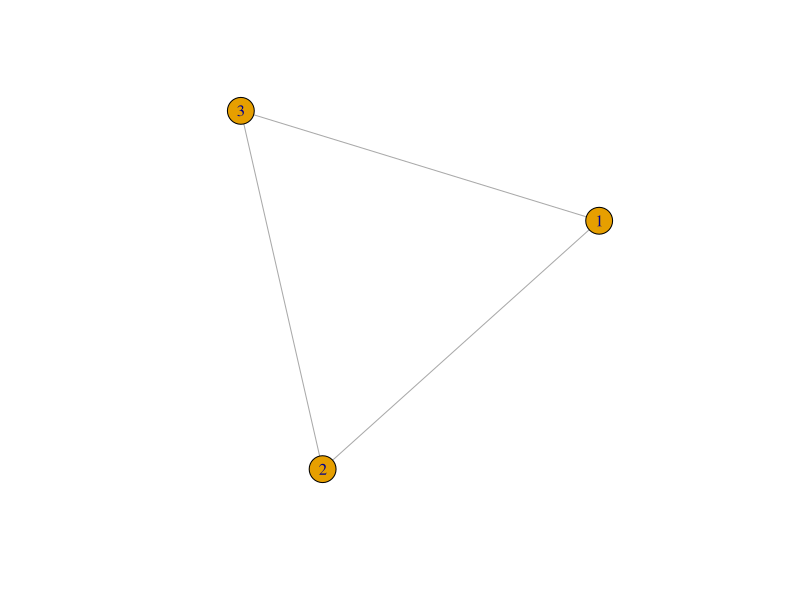
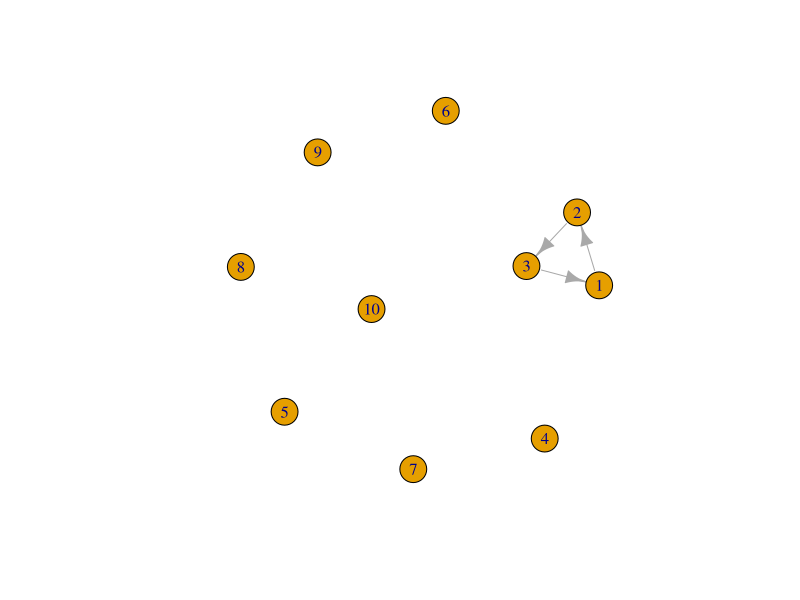
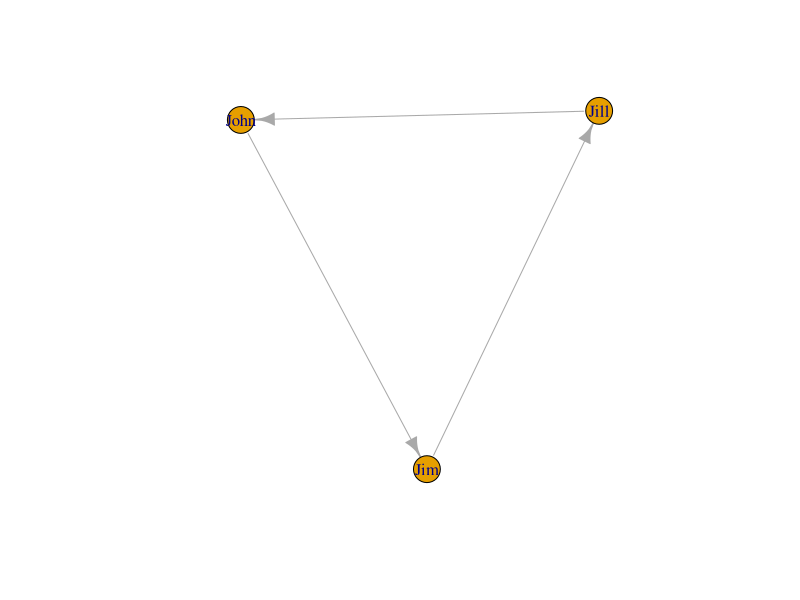
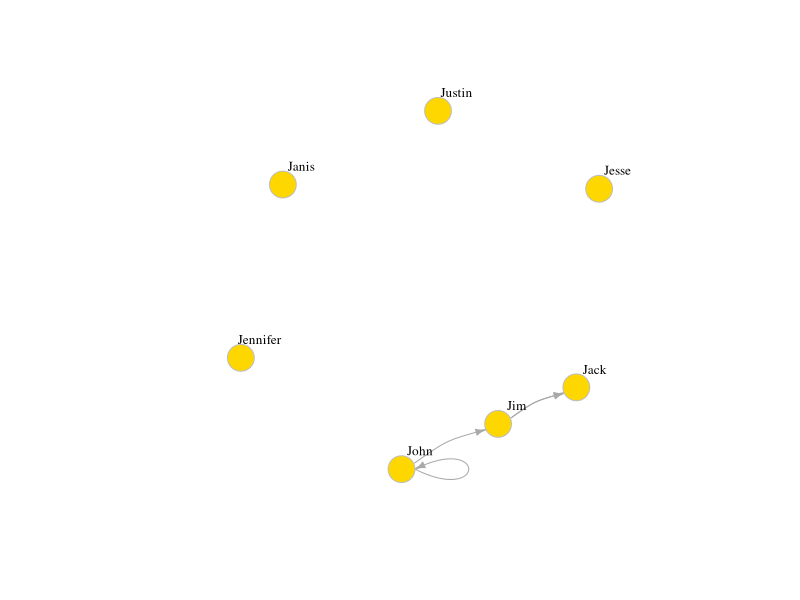
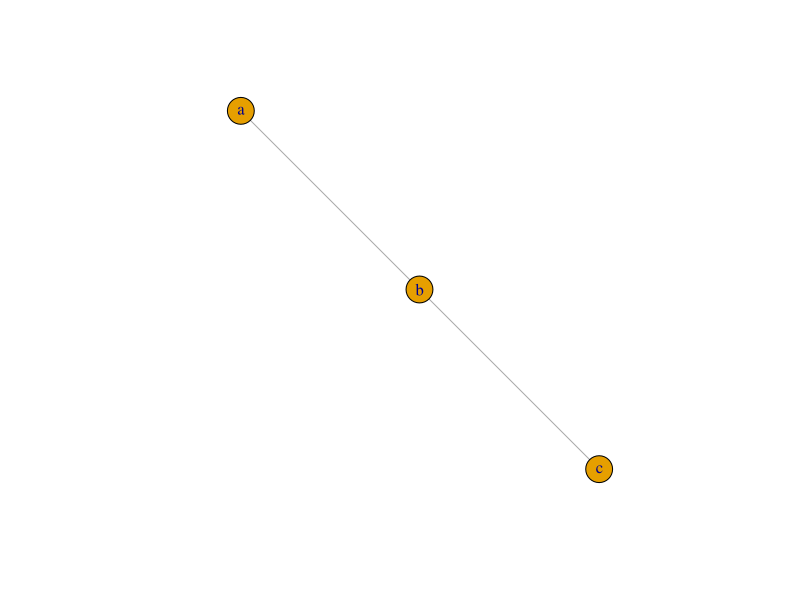
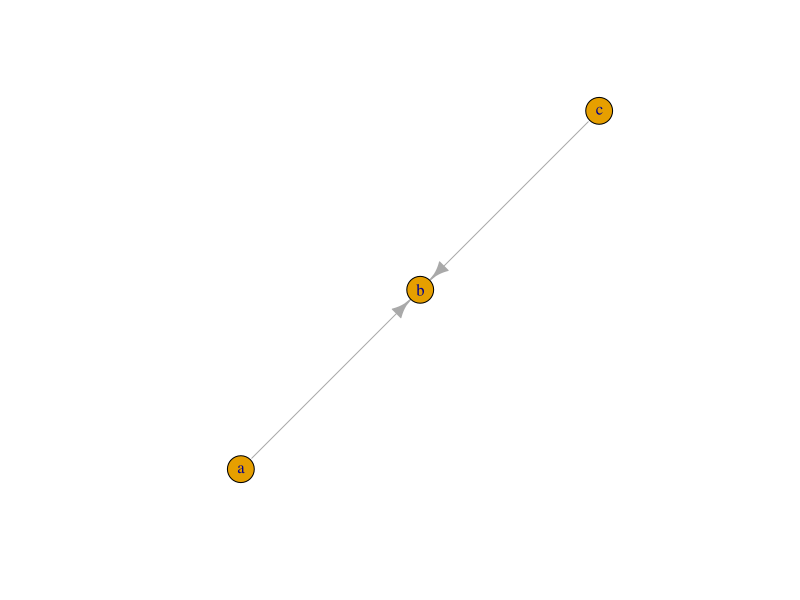
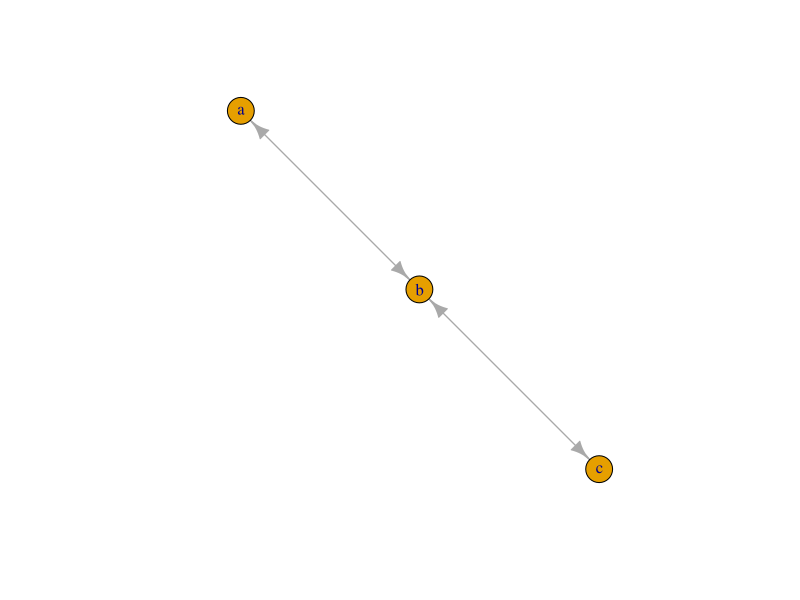

These figures' R source, in order:
#playing with igraph
#http://kateto.net/networks-r-igraph


library(igraph) # Load the igraph package

g1 <- graph( edges=c(1,2, 2,3, 3, 1), n=3, directed=F ) 
plot(g1) # A simple plot of the network - we'll talk more about plots later
class(g1)
g1


g2 <- graph( edges=c(1,2, 2,3, 3, 1), n=10 )
plot(g2)   
g2


g3 <- graph( c("John", "Jim", "Jim", "Jill", "Jill", "John")) # named vertices
# When the edge list has vertex names, the number of nodes is not needed
plot(g3)

g4 <- graph( c("John", "Jim", "Jim", "Jack", "Jim", "Jack", "John", "John"), 
                          isolates=c("Jesse", "Janis", "Jennifer", "Justin") )  
# In named graphs we can specify isolates by providing a list of their names.
plot(g4, edge.arrow.size=.5, vertex.color="gold", vertex.size=15, 
          vertex.frame.color="gray", vertex.label.color="black", 
          vertex.label.cex=0.8, vertex.label.dist=2, edge.curved=0.2) 

plot(graph_from_literal(a---b, b---c)) # the number of dashes doesn't matter
plot(graph_from_literal(a--+b, b+--c))


plot(graph_from_literal(a+-+b, b+-+c)) 

